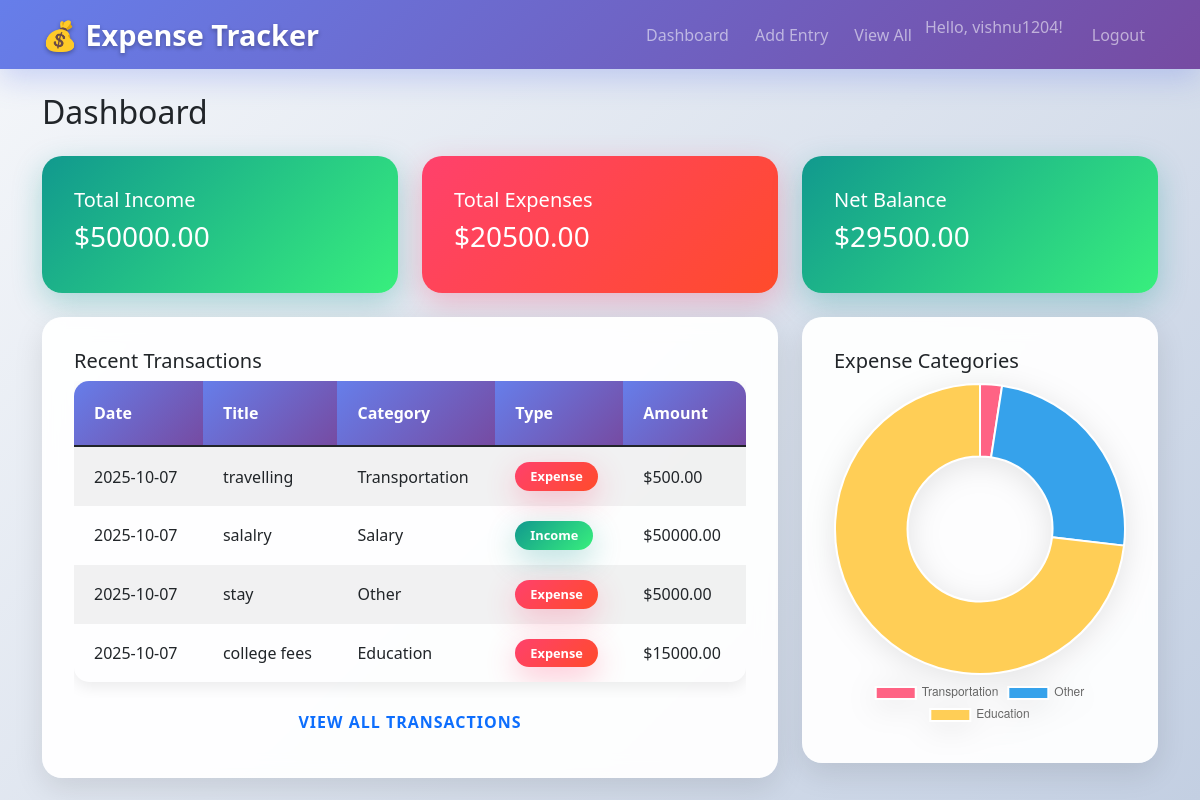
Page /dashboard (signed in) on the committed database.
### app.py (models this page shows)
class User(db.Model, UserMixin):
    id = db.Column(db.Integer, primary_key=True)
    username = db.Column(db.String(100), unique=True, nullable=False)
    password = db.Column(db.String(100), nullable=False)
    expenses = db.relationship('Expense', backref='user', lazy=True)

class Expense(db.Model):
    id = db.Column(db.Integer, primary_key=True)
    title = db.Column(db.String(100), nullable=False)
    amount = db.Column(db.Float, nullable=False)
    category = db.Column(db.String(50), nullable=False)
    expense_type = db.Column(db.String(20), default='expense')  # 'income' or 'expense'
    date = db.Column(db.Date, default=datetime.utcnow)
    user_id = db.Column(db.Integer, db.ForeignKey('user.id'), nullable=False)

### app.py (the view)
@app.route('/dashboard')
@login_required
def dashboard():
    expenses = Expense.query.filter_by(user=current_user).all()
    total_income = sum(e.amount for e in expenses if e.expense_type == 'income')
    total_expense = sum(e.amount for e in expenses if e.expense_type == 'expense')
    net_balance = total_income - total_expense
    category_data = defaultdict(float)
    for e in expenses:
        if e.expense_type == 'expense':
            category_data[e.category] += e.amount
    labels = list(category_data.keys())
    values = list(category_data.values())
    return render_template('dashboard.html',
                         expenses=expenses,
                         total_income=total_income,
                         total_expense=total_expense,
                         net_balance=net_balance,
                         labels=labels,
                         values=values)

### app.py (called while the page is built)
@login_manager.user_loader
def load_user(user_id):
    return User.query.get(int(user_id))

### templates/dashboard.html (shortened to what this page needs)
{% extends "base.html" %}
{% block content %}
<div class="row">
    <div class="col-12">
        <h2 class="mb-4">Dashboard</h2>
    </div>
</div>
<div class="row mb-4">
    <div class="col-md-4">
        <div class="card text-white bg-success">
            <div class="card-body">
                <h5 class="card-title">Total Income</h5>
                <h3>${{ "%.2f"|format(total_income) }}</h3>
            </div>
        </div>
    </div>
    <div class="col-md-4">
        <div class="card text-white bg-danger">
            <div class="card-body">
                <h5 class="card-title">Total Expenses</h5>
                <h3>${{ "%.2f"|format(total_expense) }}</h3>
            </div>
        </div>
    </div>
    <div class="col-md-4">
        <div class="card text-white {{ 'bg-success' if net_balance >= 0 else 'bg-warning' }}">
            <div class="card-body">
                <h5 class="card-title">Net Balance</h5>
                <h3>${{ "%.2f"|format(net_balance) }}</h3>
            </div>
        </div>
    </div>
</div>
<div class="row">
    <div class="col-md-8">
        <div class="card">
            <div class="card-body">
                <h5 class="card-title">Recent Transactions</h5>
                {% if expenses %}
                    <div class="table-responsive">
                        <table class="table table-striped">
                            <thead>
                                <tr>
                                    <th>Date</th>
                                    <th>Title</th>
                                    <th>Category</th>
                                    <th>Type</th>
                                    <th>Amount</th>
                                </tr>
                            </thead>
                            <tbody>
                                {% for expense in expenses[-5:] %}
                                <tr>
                                    <td>{{ expense.date.strftime('%Y-%m-%d') }}</td>
                                    <td>{{ expense.title }}</td>
                                    <td>{{ expense.category }}</td>
                                    <td>
                                        <span class="badge {{ 'bg-success' if expense.expense_type == 'income' else 'bg-danger' }}">
                                            {{ expense.expense_type.title() }}
                                        </span>
                                    </td>
                                    <td>${{ "%.2f"|format(expense.amount) }}</td>
                                </tr>
                                {% endfor %}
                            </tbody>
                        </table>
                    </div>
                    <div class="text-center">
                        <a href="{{ url_for('view_expenses') }}" class="btn btn-outline-primary">View All Transactions</a>
                    </div>
                {% else %}
                    <p class="text-muted">No transactions yet. <a href="{{ url_for('add_expense') }}">Add your first entry</a></p>
                {% endif %}
            </div>
        </div>
    </div>
    <div class="col-md-4">
        <div class="card">
            <div class="card-body">
                <h5 class="card-title">Expense Categories</h5>
                {% if labels %}
                    <canvas id="expenseChart" width="400" height="400"></canvas>
                {% else %}
                    <p class="text-muted">No expense data to display</p>
                {% endif %}
            </div>
        </div>
    </div>
</div>
{% endblock %}
{% block scripts %}
{% if labels %}
<script>
    const labels = {{ labels | tojson }};
    const data = {{ values | tojson }};
    const ctx = document.getElementById('expenseChart').getContext('2d');
    new Chart(ctx, {
        type: 'doughnut',
        data: {
            labels: labels,
            datasets: [{
                data: data,
                backgroundColor: [
                    '#FF6384', '#36A2EB', '#FFCE56', '#4BC0C0',
                    '#9966FF', '#FF9F40', '#FF6384', '#C9CBCF'
                ],
                borderWidth: 2
            }]
        },
        options: {
            responsive: true,
            maintainAspectRatio: false,
            plugins: {
                legend: {
                    position: 'bottom'
                }
            }
        }
    });
</script>
{% endif %}
{% endblock %}

### templates/base.html (shortened to what this page needs)
<!DOCTYPE html>
<html lang="en">
<head>
    <link href="https://cdn.jsdelivr.net/npm/bootstrap@5.1.3/dist/css/bootstrap.min.css" rel="stylesheet">
    <link rel="stylesheet" href="{{ url_for('static', filename='css/style.css') }}">
</head>
<body>
    <nav class="navbar navbar-expand-lg navbar-dark bg-primary">
        <div class="container">
            <a class="navbar-brand" href="{{ url_for('dashboard') }}">💰 Expense Tracker</a>
            <div class="collapse navbar-collapse" id="navbarNav">
                <ul class="navbar-nav ms-auto">
                    {% if current_user.is_authenticated %}
                        <li class="nav-item">
                            <a class="nav-link" href="{{ url_for('dashboard') }}">Dashboard</a>
                        </li>
                        <li class="nav-item">
                            <a class="nav-link" href="{{ url_for('add_expense') }}">Add Entry</a>
                        </li>
                        <li class="nav-item">
                            <a class="nav-link" href="{{ url_for('view_expenses') }}">View All</a>
                        </li>
                        <li class="nav-item">
                            <span class="navbar-text me-3">Hello, {{ current_user.username }}!</span>
                        </li>
                        <li class="nav-item">
                            <a class="nav-link" href="{{ url_for('logout') }}">Logout</a>
                        </li>
                    {% endif %}
                </ul>
            </div>
        </div>
    </nav>
    <div class="container mt-4">
        {% block content %}{% endblock %}
    </div>
    {% block scripts %}{% endblock %}
</body>
</html>

### static/css/style.css (style rules this page uses)
:root { --primary-gradient: linear-gradient(135deg, #667eea 0%, #764ba2 100%); --success-gradient: linear-gradient(135deg, #11998e 0%, #38ef7d 100%); --danger-gradient: linear-gradient(135deg, #ff416c 0%, #ff4b2b 100%); --warning-gradient: linear-gradient(135deg, #f093fb 0%, #f5576c 100%); --card-shadow: 0 10px 30px rgba(0, 0, 0, 0.1); --hover-shadow: 0 20px 40px rgba(0, 0, 0, 0.15); }
body { background: linear-gradient(135deg, #f5f7fa 0%, #c3cfe2 100%); font-family: 'Segoe UI', Tahoma, Geneva, Verdana, sans-serif; min-height: 100vh; }
.navbar { background: var(--primary-gradient) !important; backdrop-filter: blur(10px); box-shadow: 0 2px 20px rgba(0, 0, 0, 0.1); }
.navbar-brand { font-weight: 700; font-size: 1.8rem; text-shadow: 0 2px 4px rgba(0, 0, 0, 0.3); }
.nav-link { font-weight: 500; transition: all 0.3s ease; border-radius: 20px; margin: 0 5px; }
.card { border: none; border-radius: 20px; box-shadow: var(--card-shadow); transition: all 0.4s cubic-bezier(0.175, 0.885, 0.32, 1.275); backdrop-filter: blur(10px); background: rgba(255, 255, 255, 0.95); }
.card-body { padding: 2rem; }
.bg-success { background: var(--success-gradient) !important; box-shadow: 0 10px 30px rgba(17, 153, 142, 0.3); }
.bg-danger { background: var(--danger-gradient) !important; box-shadow: 0 10px 30px rgba(255, 65, 108, 0.3); }
.bg-primary { background: var(--primary-gradient) !important; box-shadow: 0 10px 30px rgba(102, 126, 234, 0.3); }
.btn { border-radius: 25px; font-weight: 600; padding: 12px 30px; transition: all 0.3s ease; border: none; text-transform: uppercase; letter-spacing: 1px; }
.table { border-radius: 15px; overflow: hidden; box-shadow: 0 5px 15px rgba(0, 0, 0, 0.08); }
.table th { background: var(--primary-gradient); color: white; border: none; font-weight: 600; padding: 20px; }
.table td { padding: 15px 20px; border: none; vertical-align: middle; }
.badge { font-size: 0.8em; padding: 8px 15px; border-radius: 20px; font-weight: 600; }
#expenseChart { max-height: 350px; filter: drop-shadow(0 5px 15px rgba(0, 0, 0, 0.1)); }
.card { animation: slideInUp 0.6s ease-out; }
.card-body h3, .card-body h4 { animation: pulse 2s infinite; }

### rows in the picture
User: username "vishnu1204"
Expense: date "2025-10-07", title "travelling", category "Transportation", expense_type "Expense", amount "500.00"
Expense: date "2025-10-07", title "salalry", category "Salary", expense_type "Income", amount "50000.00"
Expense: date "2025-10-07", title "stay", category "Other", expense_type "Expense", amount "5000.00"
Expense: date "2025-10-07", title "college fees", category "Education", expense_type "Expense", amount "15000.00"

### other values in the picture
{{ "%.2f"|format(total_income) }} "50000.00"
{{ "%.2f"|format(total_expense) }} "20500.00"
{{ "%.2f"|format(net_balance) }} "29500.00"
chart data {{ labels | tojson }} ["Transportation", "Other", "Education"]
chart data {{ values | tojson }} [500.0, 5000.0, 15000.0]
